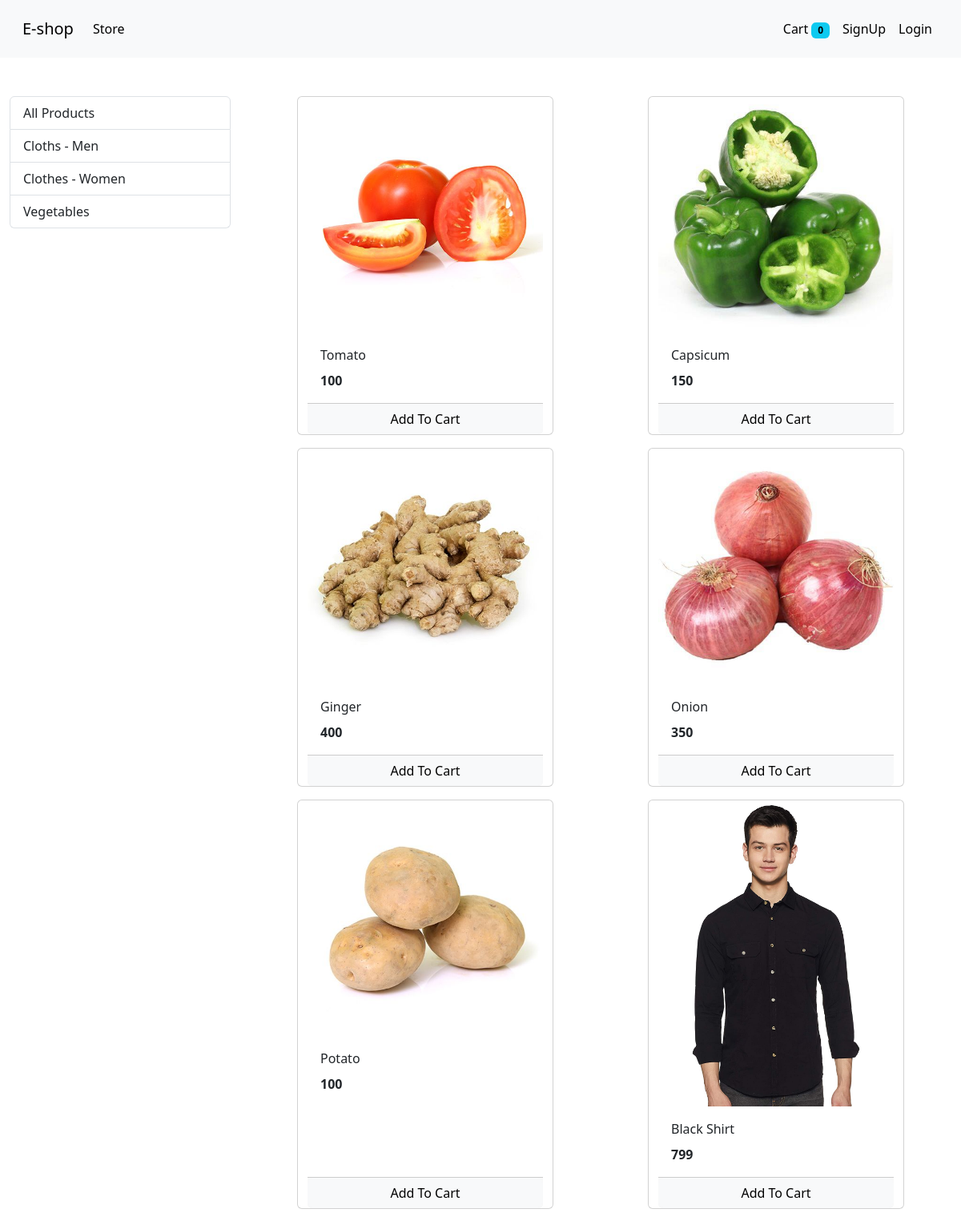
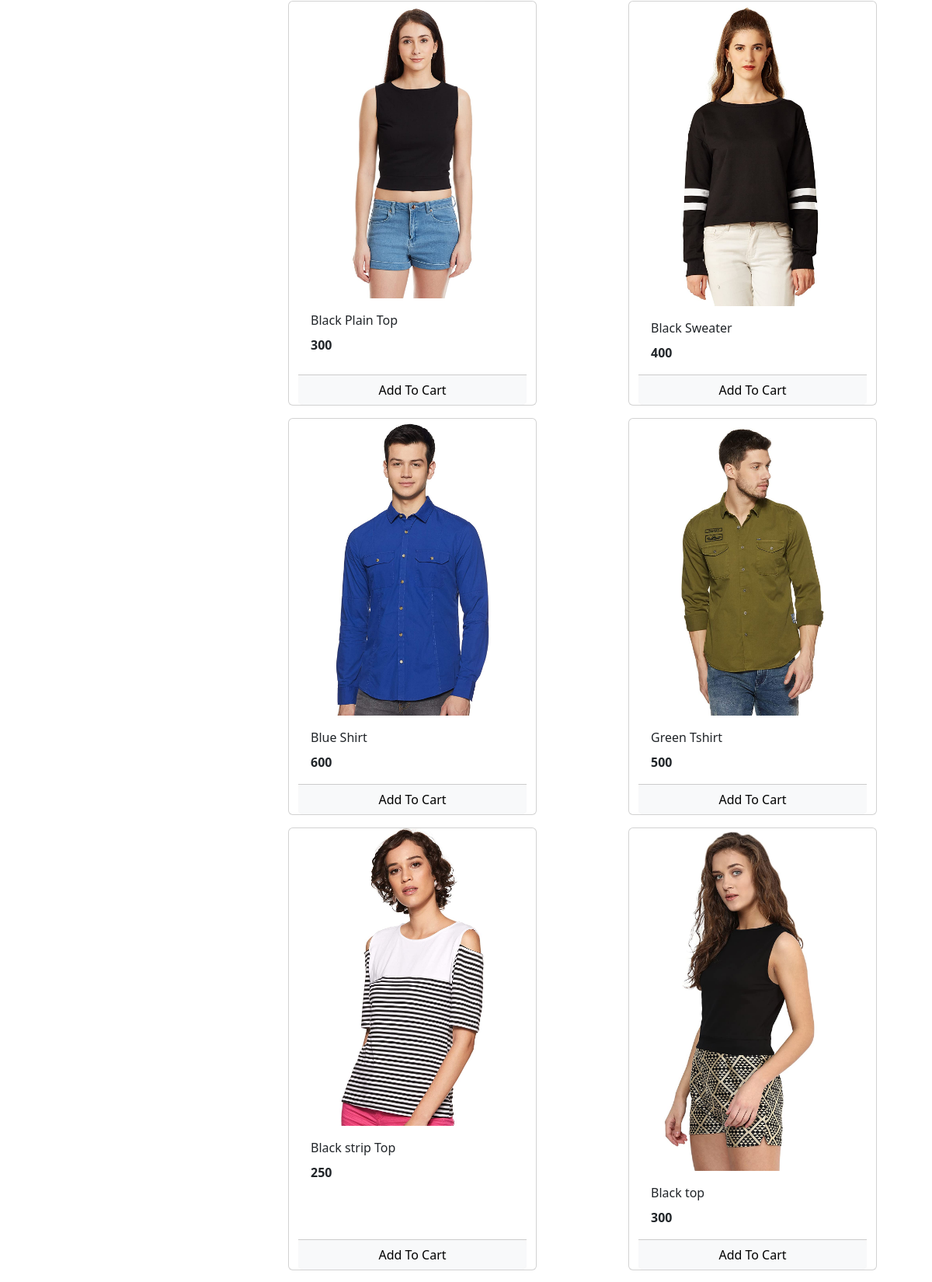
The page / (upper part) on the database its author committed (2 pictures, top to bottom).
### store/models/category.py (models this page shows, shortened)
class Category(models.Model):
     name = models.CharField(max_length=100)
     @staticmethod
     def get_all_categories():
          return Category.objects.all()

### store/models/product.py (models this page shows, shortened)
class Product(models.Model):
     name = models.CharField(max_length=100)
     price = models.IntegerField(default=0)
     category = models.ForeignKey(Category, on_delete=models.CASCADE, default=1)
     description = models.CharField(max_length=200, default='', null=True, blank=True)
     image = models.ImageField(upload_to='uploads/products/')
     @staticmethod
     def get_all_products():
          return Product.objects.all()

### store/views.py (the view, shortened to what this page needs)
# urls.py: path('', views.Index.as_view() , name="index"),
class Index(View):
     def get(self, request):
          cart = request.session.get('cart')
          if not cart:
               request.session['cart'] = {}
          products = None
          categories = Category.get_all_categories()
          categoryId = request.GET.get('category')
          if categoryId:
               products = Product.get_all_products_by_categoryId(categoryId)
          else:
               products = Product.get_all_products()
          context = {
               'products':products,
               'categories':categories
          }
          return render(request, 'index.html', context)

### store/templatetags/cart.py (called while the page is built)
@register.filter(name='is_in_cart')
def is_in_cart(product, cart):
     keys = cart.keys()
     for id in keys:
          if int(id) == product.id:
               return True
     return False

### store/templates/index.html (shortened to what this page needs)
{% extends 'base.html' %}
{% block content %}
{% load cart %}
<div class="container-fluid mt-5">
     <div class="row">
          <div class="col-lg-3 mx-auto">
               <div class="list-group">
                    <a href="/" class="list-group-item list-group-item-action "
                         >All Products</a>
                    {% for category in categories %}
                         <a href="/?category={{category.id}}" class="list-group-item list-group-item-action "
                         >{{category.name}}</a>
                    {% endfor %}
               </div>
          </div>
          <div id="products" class="col-lg-9 mx-auto ">
               <div class="row mx-auto">
                    {% for product in products %}
                    <div class="card mx-auto mb-3" id={{ product.id }} style="width: 20rem;">
                         <img src="/media/{{ product.image }}" class="card-img-top" alt="...">
                         <div class="card-body">
                              <p class="card-title">{{ product.name}}</p>
                              <p class="card-text"><b>{{product.price}}</b></p>
                         </div>
                         <div class="card-footer p-0 m-0 ">
                              {% if  product|is_in_cart:request.session.cart %}
                              <div class="row">
                                   <form action="/#{{ product.id }}" method="post" class="col-2 ">
                                        {% csrf_token %}
                                        <input hidden type="text" name="product" value="{{ product.id }}">
                                        <input hidden type="text" name="remove" value="True">
                                        <input type="submit" value=" - " class="btn btn-block btn-secondary">
                                   </form>
                                   <div class="text-center col">{{product|cart_count:request.session.cart}} in Cart </div>
                                   <form action="/#{{product.id}}" method="post" class="col-2">
                                        {% csrf_token %}
                                        <input hidden type="text" name="product" value="{{ product.id }}">
                                        <input type="submit" value=" + " class="btn btn-block btn-secondary">
                                   </form>
                              </div>
                              {% else %}
                              <form action="/#{{product.id}}" method="post" >
                                   <input type="submit" class="float-right btn btn-light btn-block form-control " value="Add To Cart">
                              </form>
                              {% endif %}
                         </div>
                    </div>
               {% endfor %}
          </div>
</div>
{% endblock %}

### rows shown on the page
Category: name "Cloths - Men"
Category: name "Clothes - Women"
Category: name "Vegetables"
Product: {{ product.id }} 2 (drawn), image (picture), name "Tomato", price "100"
Product: image (picture), name "Capsicum", price "150"
Product: image (picture), name "Ginger", price "400"
Product: image (picture), name "Onion", price "350"
Product: image (picture), name "Potato", price "100"
Product: image (picture), name "Black Shirt", price "799"
Product: image (picture), name "Black Plain Top", price "300"
Product: image (picture), name "Black Sweater", price "400"
Product: image (picture), name "Blue Shirt", price "600"
Product: image (picture), name "Green Tshirt", price "500"
Product: image (picture), name "Black strip Top", price "250"
Product: image (picture), name "Black top", price "300"

### other values the page prints
{{ request.session.cart.keys|length }} "0"
